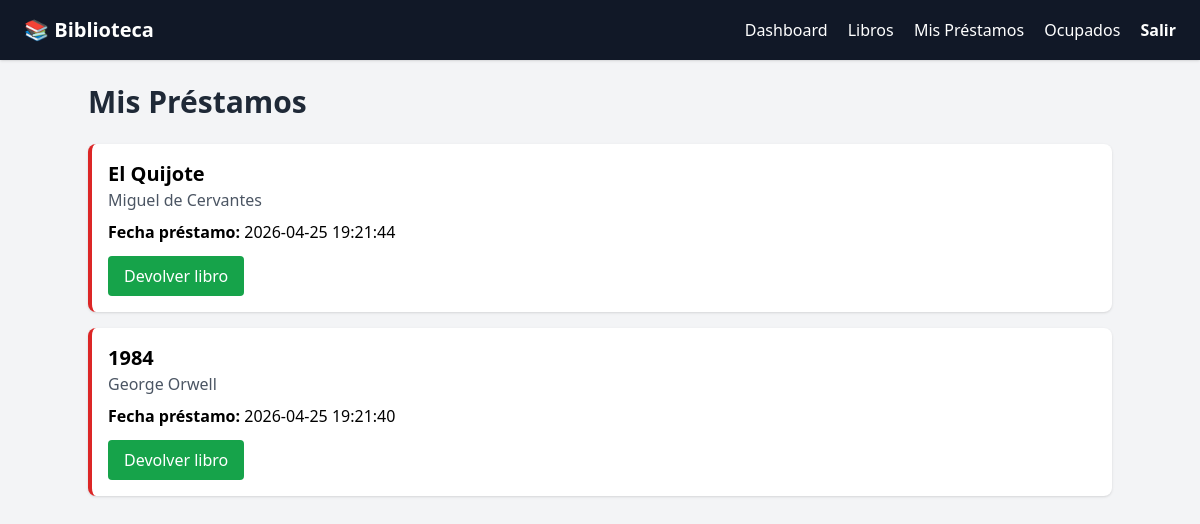
The page /my_loans (signed in) on the database its author committed.
### tables this page shows
CREATE TABLE loans (
            id          INTEGER PRIMARY KEY AUTOINCREMENT,
            user_id     INTEGER NOT NULL REFERENCES users(id),
            book_id     INTEGER NOT NULL REFERENCES books(id),
            loan_date   TEXT    DEFAULT (datetime('now')),
            return_date TEXT,
            returned    INTEGER DEFAULT 0
        );

CREATE TABLE books (
    id INTEGER PRIMARY KEY AUTOINCREMENT,
    title TEXT NOT NULL,
    author TEXT,
    cover_color TEXT,
    year INTEGER,
    status TEXT DEFAULT 'DISPONIBLE',
    category TEXT DEFAULT 'Otro',
    available INTEGER DEFAULT 1
);

### app.py (the view)
    @app.route('/my_loans')
    @login_required
    def my_loans():
        conn  = app.get_db_connection()
        loans = conn.execute(
            """SELECT loans.id, books.title, books.author, books.cover_color,
                      loans.loan_date, loans.return_date, loans.returned
               FROM loans
               JOIN books ON loans.book_id=books.id
               WHERE loans.user_id=?
               ORDER BY loans.returned ASC, loans.loan_date DESC""",
            (session['user_id'],)
        ).fetchall()
        conn.close()
        return render_template('my_loans.html', loans=loans)

### templates/my_loans.html
{% extends "base.html" %}
{% block content %}
<h2 class="text-3xl font-bold text-gray-800 mb-6">Mis Préstamos</h2>
<div class="space-y-4">
    {% for loan in loans %}
    <div class="bg-white shadow rounded-lg p-4 border-l-4
        {% if loan['returned'] %}border-green-600{% else %}border-red-600{% endif %}">
        <h3 class="text-xl font-bold">{{ loan['title'] }}</h3>
        <p class="text-gray-600">{{ loan['author'] }}</p>
        <p class="mt-2"><strong>Fecha préstamo:</strong> {{ loan['loan_date'] }}</p>
        {% if loan['returned'] %}
            <p class="text-green-700 font-semibold mt-2">Devuelto el {{ loan['return_date'] }}</p>
        {% else %}
            <form action="{{ url_for('return_book', loan_id=loan['id']) }}" method="POST" class="mt-3">
                <button class="bg-green-600 text-white px-4 py-2 rounded hover:bg-green-700">
                    Devolver libro
                </button>
            </form>
        {% endif %}
    </div>
    {% endfor %}
</div>
{% endblock %}

### rows shown on the page
loans: title "El Quijote", author "Miguel de Cervantes", loan_date "2026-04-25 19:21:44"
loans: title "1984", author "George Orwell", loan_date "2026-04-25 19:21:40"
